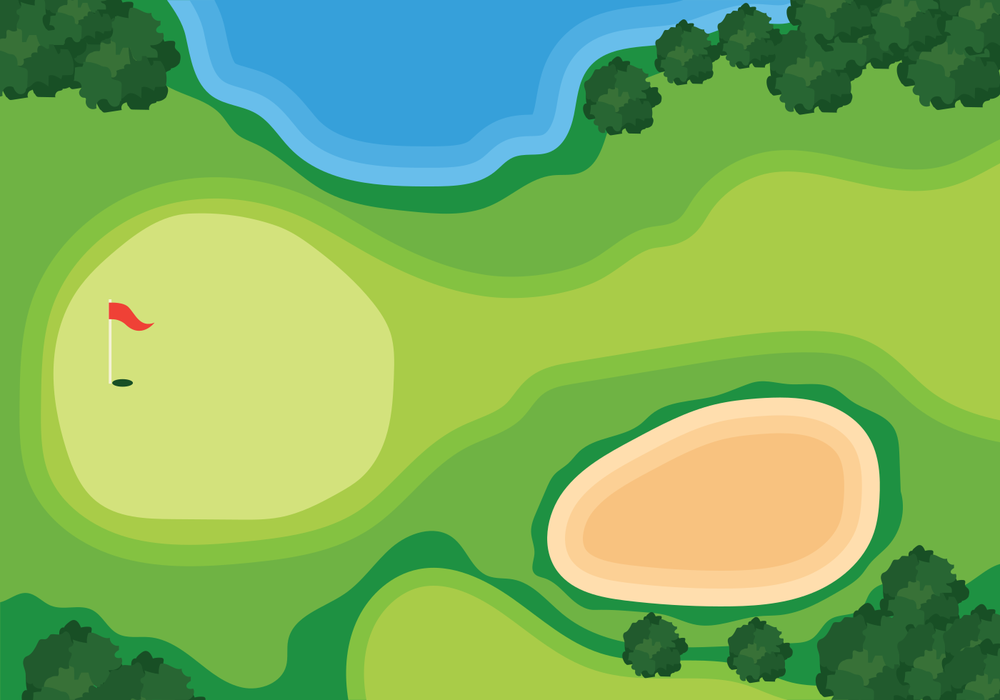
#> input picture img/GolfOverhead.png, 1000 x 700 px, shrunk from 1400 x 980 before the run
$ python imageTests.py
#> lines starting #> are read from the running program, lines starting #| are printed output that depends on the picture
import numpy as np;
import matplotlib.pyplot as plt;
from PIL import Image


img = Image.open('../../img/GolfOverhead.png');
#> img is the input picture: PIL image 1000x700 RGBA; mean R, G, B, A 127.5, 178.9, 93.6, 255

speedImg = Image.open('../../img/golfSpeed.png');
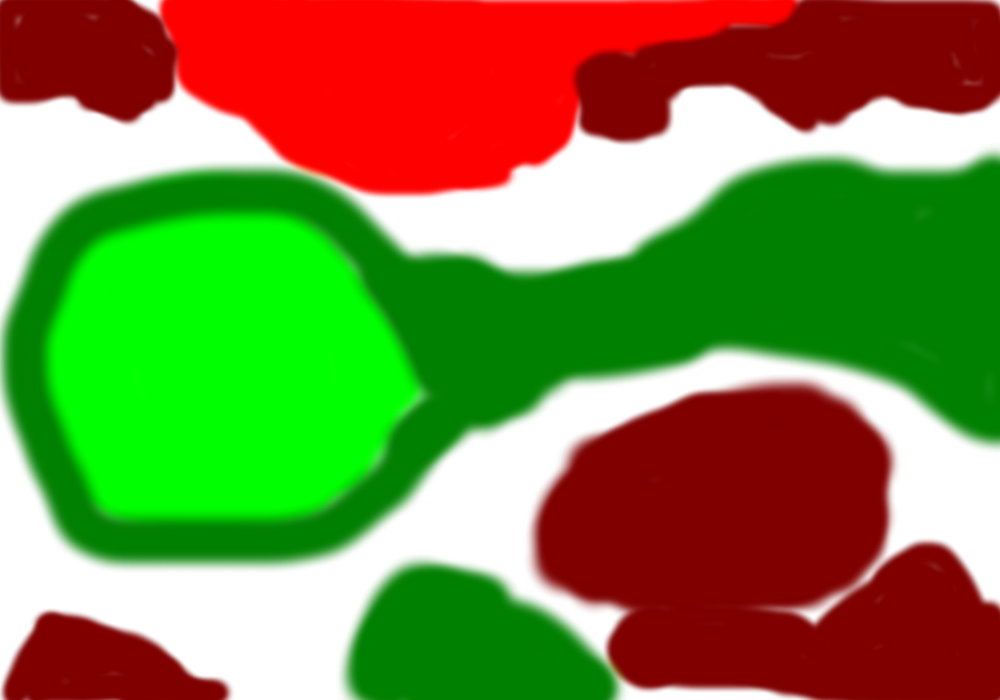
#> input picture img/golfSpeed.png, 1000 x 700 px, shrunk from 1400 x 980 before the run
#> speedImg is the input picture: PIL image 1000x700 RGBA; mean R, G, B, A 63.1, 72.1, 0, 189.4

#Notes:
#lack of R seems promising
#green defintely indicates the fairway and green

# imgn = np.asarray(img);
# plt.imshow(imgn[:,:,1],cmap='gray');
# plt.show();

speedImg = np.asarray(speedImg,dtype=np.int32);
#> speedImg: shape (700, 1000, 4) int32

print(speedImg[0,0,:]);
#| [129   0   0 144]
print(speedImg[0,0,1]-speedImg[0,0,0])
#| -129
tmp = (speedImg[:,:,1]) - speedImg[:,:,0];
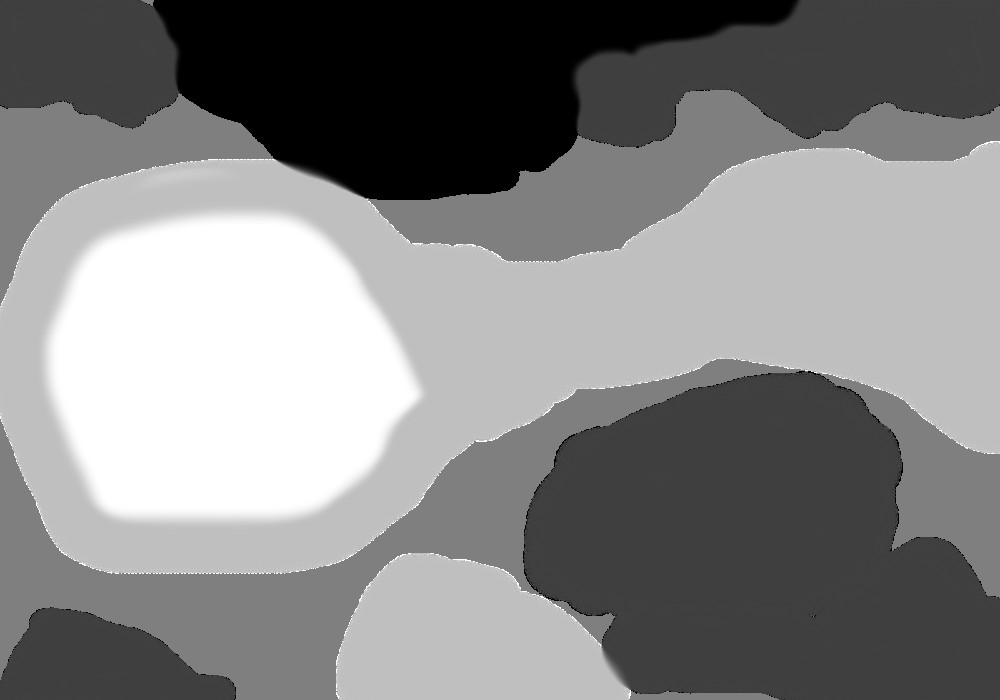
#> tmp: shape (700, 1000) int32; min -255, max 255, mean 9; drawn with min black and max white


fig,axarr = plt.subplots(1,3);
axarr[0].imshow(speedImg[:,:,0],cmap='gray');
axarr[1].imshow(speedImg[:,:,1],cmap='gray');
axarr[2].imshow(tmp,cmap='gray');
plt.show();
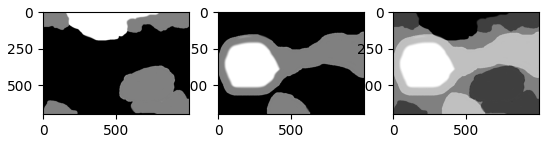
#> figure drawn by matplotlib, 3 panels
